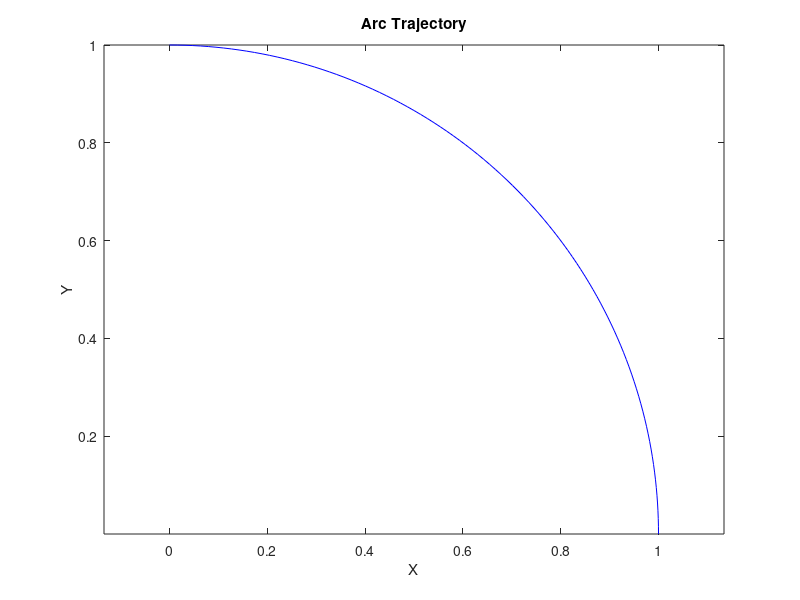

This chart was generated by the following MATLAB code: (Note: this script raises an error after producing the figure.)
% Define parameters
L1 = 1; % Length of link 1
L2 = 1; % Length of link 2
center = [0, 0]; % Center of the arc
radius = 1; % Radius of the arc
theta_start = 0; % Starting angle of the arc
theta_end = pi/2; % Ending angle of the arc
num_points = 100; % Number of points on the arc

% Generate arc trajectory
theta = linspace(theta_start, theta_end, num_points);
x = center(1) + radius * cos(theta);
y = center(2) + radius * sin(theta);

% Plot the arc trajectory
figure;
plot(x, y, 'b');
axis equal;
xlabel('X');
ylabel('Y');
title('Arc Trajectory');
hold on;

% Animation
for i = 1:num_points
    % Inverse Kinematics to get joint angles
    q = inverse_kinematics(x(i), y(i), L1, L2);
    
    % Forward Kinematics to get end effector position
    x_end = L1 * cos(q(1)) + L2 * cos(q(1) + q(2));
    y_end = L1 * sin(q(1)) + L2 * sin(q(1) + q(2));
    
    % Plot manipulator
    plot([0, L1*cos(q(1)), x_end], [0, L1*sin(q(1)), y_end], 'r-o');
    xlim([-2, 2]);
    ylim([-2, 2]);
    drawnow;
    pause(0.1); % Adjust as needed
    if i < num_points
        clf; % Clear figure for the next plot
        plot(x, y, 'b');
        axis equal;
        xlabel('X');
        ylabel('Y');
        title('Arc Trajectory');
        hold on;
    end
end

% Inverse Kinematics function
function q = inverse_kinematics(x, y, L1, L2)
    q2 = acos((x^2 + y^2 - L1^2 - L2^2) / (2 * L1 * L2));
    q1 = atan2(y, x) - atan2(L2 * sin(q2), L1 + L2 * cos(q2));
    q = [q1, q2];
end
